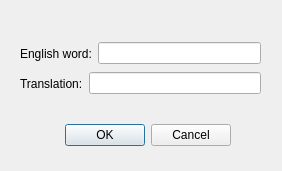
<?xml version="1.0" encoding="UTF-8"?>
<ui version="4.0">
    <class>glossary::gui::view::AddDictionaryWordDialog</class>
    <widget class="QDialog" name="glossary::gui::view::AddDictionaryWordDialog">
        <property name="windowModality">
            <enum>Qt::WindowModal</enum>
        </property>
        <property name="geometry">
            <rect>
                <x>0</x>
                <y>0</y>
                <width>282</width>
                <height>171</height>
            </rect>
        </property>
        <property name="windowTitle">
            <string>Add dictionary word</string>
        </property>
        <property name="modal">
            <bool>true</bool>
        </property>
        <widget class="QDialogButtonBox" name="buttonBox">
            <property name="geometry">
                <rect>
                    <x>60</x>
                    <y>120</y>
                    <width>171</width>
                    <height>31</height>
                </rect>
            </property>
            <property name="orientation">
                <enum>Qt::Horizontal</enum>
            </property>
            <property name="standardButtons">
                <set>QDialogButtonBox::Cancel|QDialogButtonBox::Ok</set>
            </property>
        </widget>
        <widget class="QWidget" name="layoutWidget">
            <property name="geometry">
                <rect>
                    <x>20</x>
                    <y>70</y>
                    <width>241</width>
                    <height>27</height>
                </rect>
            </property>
            <layout class="QHBoxLayout" name="horizontalLayout_2">
                <item>
                    <widget class="QLabel" name="labelTranslation">
                        <property name="text">
                            <string>Translation:</string>
                        </property>
                    </widget>
                </item>
                <item>
                    <widget class="QLineEdit" name="editTranslation"/>
                </item>
            </layout>
        </widget>
        <widget class="QWidget" name="layoutWidget">
            <property name="geometry">
                <rect>
                    <x>20</x>
                    <y>40</y>
                    <width>241</width>
                    <height>27</height>
                </rect>
            </property>
            <layout class="QHBoxLayout" name="horizontalLayout">
                <item>
                    <widget class="QLabel" name="labelEnglishWord">
                        <property name="text">
                            <string>English word:</string>
                        </property>
                    </widget>
                </item>
                <item>
                    <widget class="QLineEdit" name="editEnglishWord"/>
                </item>
            </layout>
        </widget>
    </widget>
    <resources/>
    <connections>
        <connection>
            <sender>buttonBox</sender>
            <signal>accepted()</signal>
            <receiver>glossary::gui::view::AddDictionaryWordDialog</receiver>
            <slot>accept()</slot>
            <hints>
                <hint type="sourcelabel">
                    <x>248</x>
                    <y>254</y>
                </hint>
                <hint type="destinationlabel">
                    <x>157</x>
                    <y>274</y>
                </hint>
            </hints>
        </connection>
        <connection>
            <sender>buttonBox</sender>
            <signal>rejected()</signal>
            <receiver>glossary::gui::view::AddDictionaryWordDialog</receiver>
            <slot>reject()</slot>
            <hints>
                <hint type="sourcelabel">
                    <x>316</x>
                    <y>260</y>
                </hint>
                <hint type="destinationlabel">
                    <x>286</x>
                    <y>274</y>
                </hint>
            </hints>
        </connection>
    </connections>
</ui>
